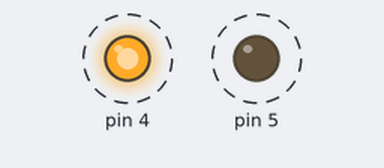
A sketch run on a simulated Arduino Uno, built with avr-gcc and run on an emulated ATmega328P. Parts: output pins drawn as LEDs (lit = HIGH). Dashed ring = blinking.

Above: at 0.5 s.
Timing chart, 0 to 4.6 s (numbered marks = the images above):
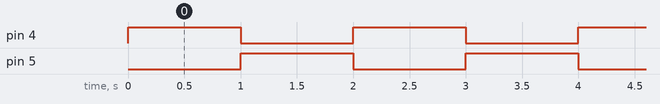

Measured:
- by itself, pin 4, pin 5: alternates HIGH for 1.0 s and LOW for 1.0 s

The sketch:

ESP12F-RELAY-TEST.ino
```cpp
void setup() {
  pinMode(4, OUTPUT);
  pinMode(5, OUTPUT);
  digitalWrite(4, LOW);
  digitalWrite(5, LOW);
}

void loop() {
    digitalWrite(4, HIGH);
    digitalWrite(5, LOW);
    delay(1000);
    digitalWrite(4, LOW);
    digitalWrite(5, HIGH);
    delay(1000);
}
```
